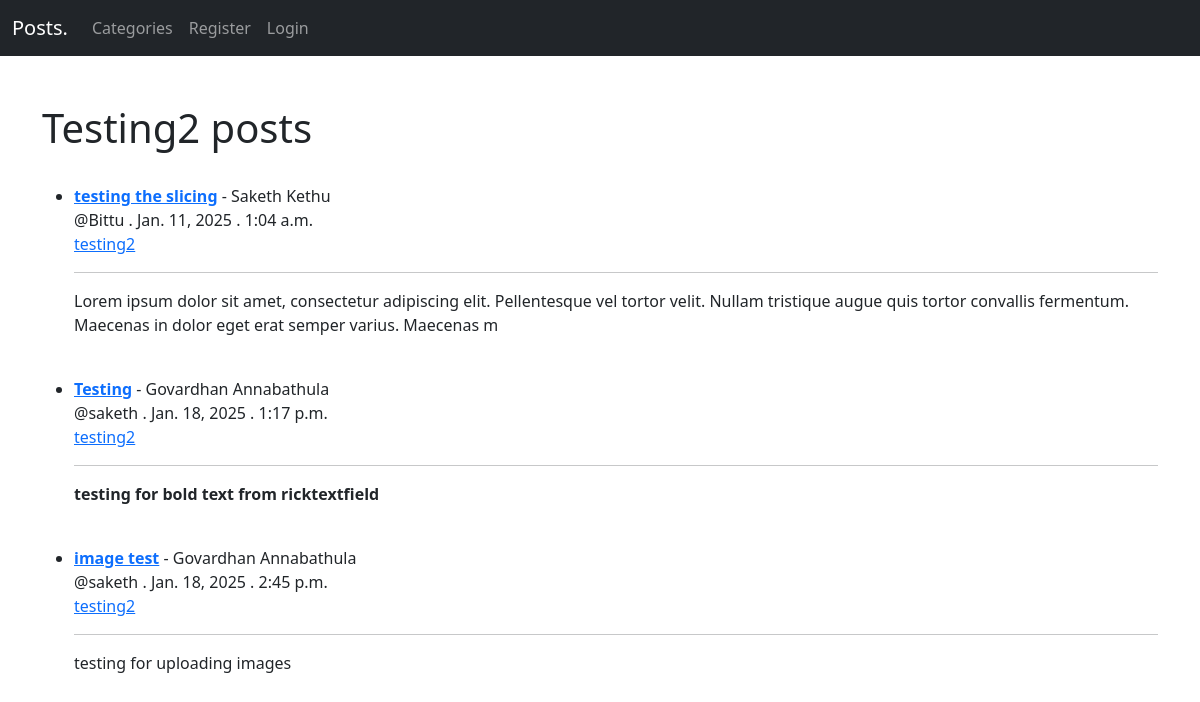
The page /category/testing2/ on the database its author committed.
### startBlog/models.py (models this page shows, shortened)
class Post(models.Model):
    title = models.CharField(max_length=255)
    author = models.ForeignKey(User, on_delete=models.CASCADE) #If user is deleted then this removes all the posts from the user
    header_image = models.ImageField(null=True, blank=True, upload_to='images/')
    body = RichTextField(blank=True, null=True)
    post_date = models.DateField(auto_now_add=True)
    post_time = models.TimeField(auto_now_add=True)
    category = models.CharField(max_length=255) #make sure that the categories doesn't contain special characters and the letters are always small letters not capital letters
    likes = models.ManyToManyField(User, related_name="blog_likes")

### startBlog/views.py (the view)
# urls.py: path('category/<str:cats>/', views.CategoryView, name="category-view"),
def CategoryView(request, cats):
    category_posts = Post.objects.filter(category=cats.replace('-', ' '))
    return render(request, 'categories.html', {'category_posts': category_posts, 'cats': cats.title().replace('-', ' ')})

### startBlog/templates/categories.html (shortened to what this page needs)
{%  extends 'base.html' %}
{%  block content    %}
<br>
<h1>{{ cats }} posts</h1>
<br>
{% if category_posts %}
    <ul>
        {% for post in category_posts %}
            <li><a href="{% url 'post-detail' post.pk %}"><b>{{  post.title }}</b></a> - {{  post.author.first_name }} {{  post.author.last_name }} <br/>
                @{{  post.author }} . {{ post.post_date }} . {{ post.post_time }}<br/>
                <a href="{% url 'category-view' post.category %}">{{  post.category }}</a><br>
                <hr>
                {{ post.body|slice:":200"|safe }}</li>
            <br>
        {% endfor %}
    </ul>
{% else %}
    <h2>There are no posts of the category {{ cats }}</h2>
{% endif %}
{%  endblock    %}

### rows shown on the page
Post: title "testing the slicing", author.first_name "Saketh", author.last_name "Kethu", author "Bittu", post_date "Jan. 11, 2025", post_time "1:04 a.m.", category "testing2", body "Lorem ipsum dolor sit amet, consectetur adipiscing elit. Pellentesque vel tortor velit. Nullam tristique augue quis tortor convallis fermentum. Maecenas in dolor eget erat semper varius. Maecenas m"
Post: title "Testing", author.first_name "Govardhan", author.last_name "Annabathula", author "saketh", post_date "Jan. 18, 2025", post_time "1:17 p.m.", category "testing2", body "testing for bold text from ricktextfield"
Post: title "image test", author.first_name "Govardhan", author.last_name "Annabathula", author "saketh", post_date "Jan. 18, 2025", post_time "2:45 p.m.", category "testing2", body "testing for uploading images"

### other values the page prints
{{ cats }} "Testing2"
